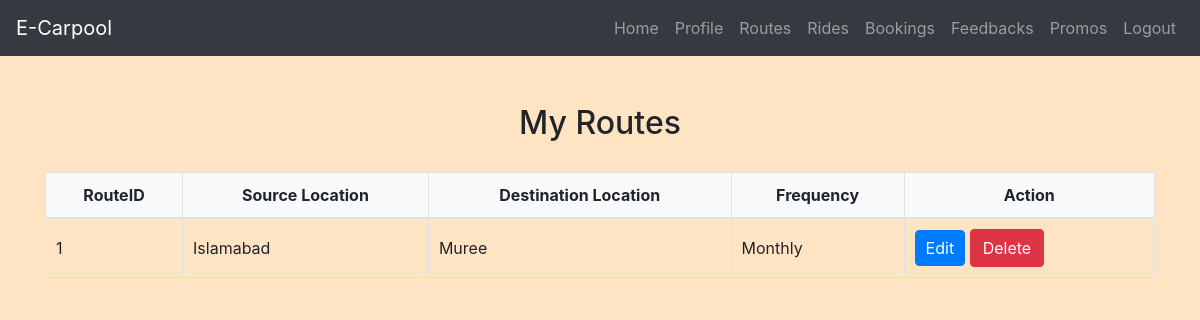
Page /driver/view_routes.php (signed in) on the committed database.
### tables this page shows
CREATE TABLE `routes` (
  `RouteID` int(11) NOT NULL,
  `DriverID` int(11) NOT NULL,
  `SourceLocation` varchar(255) NOT NULL,
  `DestinationLocation` varchar(255) NOT NULL,
  `Frequency` enum('Daily','Weekly','Monthly','Trip-based') NOT NULL
);

### driver/view_routes.php (the view, shortened to what this page needs)
<?php
include('config.php');
$driverID = $_SESSION["id"];
$sql = "SELECT RouteID, SourceLocation, DestinationLocation, Frequency FROM routes WHERE DriverID = ?";
$stmt = mysqli_prepare($conn, $sql);
mysqli_stmt_bind_param($stmt, "i", $driverID);
mysqli_stmt_execute($stmt);
mysqli_stmt_bind_result($stmt, $routeID, $sourceLocation, $destinationLocation, $frequency);
$routes = [];
while (mysqli_stmt_fetch($stmt)) {
    $routes[] = [
        "RouteID" => $routeID,
        "SourceLocation" => $sourceLocation,
        "DestinationLocation" => $destinationLocation,
        "Frequency" => $frequency
    ];
}
?>
<!DOCTYPE html>
<html lang="en">
<head>
    <link rel="stylesheet" href="https://maxcdn.bootstrapcdn.com/bootstrap/4.5.2/css/bootstrap.min.css">
    <link rel="stylesheet" href="./css/style.css">
</head>
<body>
<?php include('navbar.php'); ?>
<div class="container mt-5">
    <h2>My Routes</h2>
    <table class="table">
        <thead>
            <tr>
                <th>RouteID</th>
                <th>Source Location</th>
                <th>Destination Location</th>
                <th>Frequency</th>
                <th>Action</th>
            </tr>
        </thead>
        <tbody>
            <?php foreach ($routes as $route): ?>
                <tr>
                    <td><?php echo $route['RouteID']; ?></td>
                    <td><?php echo $route['SourceLocation']; ?></td>
                    <td><?php echo $route['DestinationLocation']; ?></td>
                    <td><?php echo $route['Frequency']; ?></td>
                    <td>
                        <a href="edit_route.php?RouteID=<?php echo $route['RouteID']; ?>" class="btn btn-primary">Edit</a>
                        <button onclick="deleteRoute(<?php echo $route['RouteID']; ?>)" class="btn btn-danger">Delete</button>
                    </td>
                </tr>
            <?php endforeach; ?>
        </tbody>
    </table>
</div>
</body>
</html>

### driver/css/style.css (style rules this page uses)
body { background-color: bisque; }
h1, h2, h3, h4 { text-align: center; margin-top: 30px; margin-bottom: 30px; }
.table { width: 100%; border-collapse: collapse; margin-top: 20px; }
.table th, .table td { padding: 10px; border: 1px solid #dee2e6; }
.table thead th { background-color: #f8f9fa; font-weight: bold; text-align: center; }
.table tbody td { vertical-align: middle; }
.btn-primary { padding: 5px 10px; }

### rows in the picture
routes: RouteID "1", SourceLocation "Islamabad", DestinationLocation "Muree", Frequency "Monthly"
